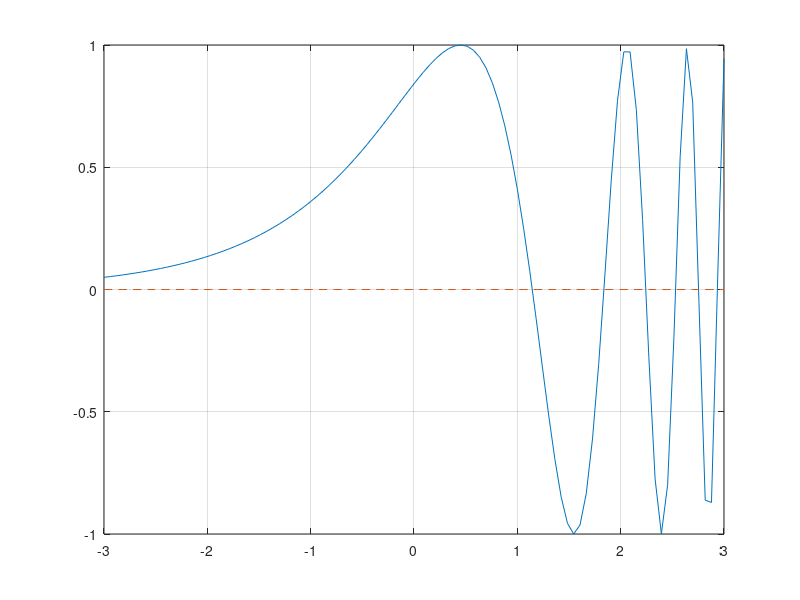

Write the MATLAB code that produced this figure. (Note: this script raises an error after producing the figure.)
a = -3;
b = 3;
f = @(x)sin(exp(x));
i = 0;
m = 100;
x = linspace(a,b,m);
while i < 6
    plot(x,f(x),x,0*x,'--');
    grid on;
    z = ginput(1);
    [zr,fr] = fzero(f,z(1));
    disp(zr);
    hold on;
    plot(zr,fr,'r*',z(1),z(2),'g*');
    hold off;
    i = i + 1;
end